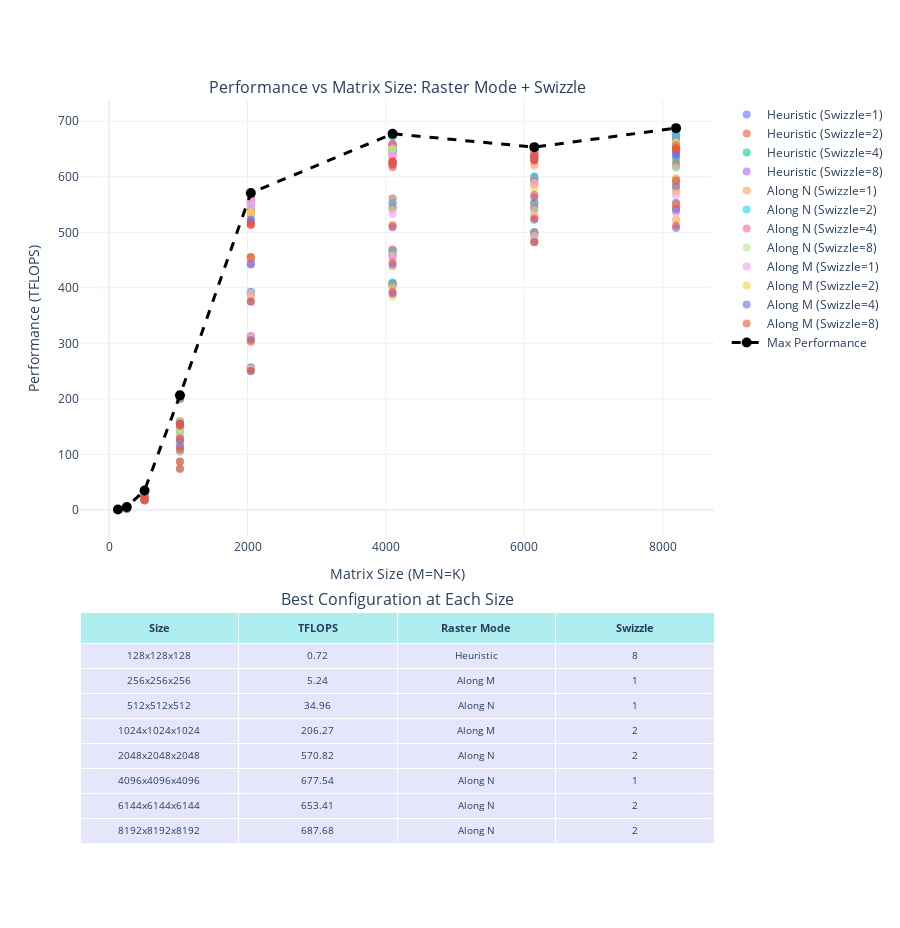

Notebook code cell kept with this figure:
### Code cell
# Raster + Swizzle Analysis
fig1 = make_subplots(
    rows=2,
    cols=1,
    row_heights=[0.65, 0.35],
    specs=[[{"type": "scatter"}], [{"type": "table"}]],
    subplot_titles=(
        "Performance vs Matrix Size: Raster Mode + Swizzle",
        "Best Configuration at Each Size",
    ),
    vertical_spacing=0.1,
)

# Add scatter points for all configurations
for config in square_matrices["Raster_Swizzle"].unique():
    data = square_matrices[square_matrices["Raster_Swizzle"] == config]
    fig1.add_trace(
        go.Scatter(
            x=data["M"],
            y=data["TFLOPS"],
            mode="markers",
            name=config,
            marker=dict(size=8, opacity=0.6),
        ),
        row=1,
        col=1,
    )

# Add line showing max performance at each size
max_perf = square_matrices.groupby("M")["TFLOPS"].max().reset_index()
fig1.add_trace(
    go.Scatter(
        x=max_perf["M"],
        y=max_perf["TFLOPS"],
        mode="lines+markers",
        name="Max Performance",
        line=dict(color="black", width=3, dash="dash"),
        marker=dict(size=10, color="black"),
    ),
    row=1,
    col=1,
)

# Find best config at each size
best_configs = []
for size in sorted(square_matrices["M"].unique()):
    subset = square_matrices[square_matrices["M"] == size]
    best = subset.loc[subset["TFLOPS"].idxmax()]
    best_configs.append(
        {
            "Size": f"{size}x{size}x{size}",
            "TFLOPS": f'{best["TFLOPS"]:.2f}',
            "Raster": best["Raster"],
            "Swizzle": str(best["Swizzle"]),
        }
    )

best_df = pd.DataFrame(best_configs)

# Add table with fixed height
num_rows = len(best_df)
cell_height = 25
header_height = 28

fig1.add_trace(
    go.Table(
        header=dict(
            values=[
                "<b>Size</b>",
                "<b>TFLOPS</b>",
                "<b>Raster Mode</b>",
                "<b>Swizzle</b>",
            ],
            fill_color="paleturquoise",
            align="center",
            font=dict(size=11),
            height=header_height,
        ),
        cells=dict(
            values=[
                best_df["Size"],
                best_df["TFLOPS"],
                best_df["Raster"],
                best_df["Swizzle"],
            ],
            fill_color="lavender",
            align="center",
            font=dict(size=10),
            height=cell_height,
        ),
    ),
    row=2,
    col=1,
)

fig1.update_xaxes(title_text="Matrix Size (M=N=K)", row=1, col=1)
fig1.update_yaxes(title_text="Performance (TFLOPS)", row=1, col=1)

# Calculate height to fit all rows without scrolling
total_height = 600 + (num_rows * cell_height) + header_height + 100
fig1.update_layout(height=total_height, showlegend=True, legend=dict(x=1.02, y=1))
fig1.show()
